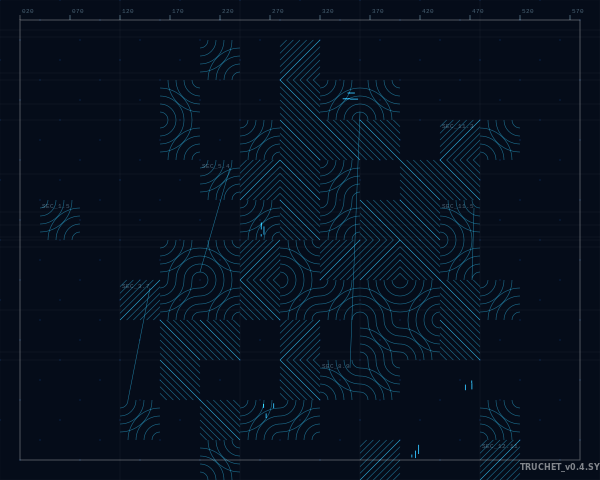

The Python source for this figure:
import cairo
import math
import random

# Setup
width, height = 600, 480
surface = cairo.ImageSurface(cairo.FORMAT_ARGB32, width, height)
ctx = cairo.Context(surface)

# Background - Technical Deep Blue
ctx.set_source_rgb(0.02, 0.05, 0.1)
ctx.paint()

def draw_truchet_tile(x, y, size, variation, weight, alpha):
    """Draws a complex Truchet tile with concentric internal geometry."""
    ctx.save()
    ctx.translate(x, y)
    
    # Random rotation for the tile orientation
    rotation = random.choice([0, 90, 180, 270])
    ctx.translate(size/2, size/2)
    ctx.rotate(math.radians(rotation))
    ctx.translate(-size/2, -size/2)

    ctx.set_line_width(weight)
    ctx.set_source_rgba(0.2, 0.8, 1.0, alpha)

    if variation == 0:
        # Dual Arcs (Standard) with concentric internal lines
        num_lines = 4
        for i in range(num_lines):
            offset = (i + 1) * (size / (num_lines + 1))
            # Top-left arc
            ctx.arc(0, 0, offset, 0, math.pi / 2)
            ctx.stroke()
            # Bottom-right arc
            ctx.arc(size, size, offset, math.pi, 3 * math.pi / 2)
            ctx.stroke()
    elif variation == 1:
        # Cross-hatch diagonal variant
        num_lines = 6
        for i in range(num_lines):
            step = (i / num_lines) * size
            ctx.move_to(step, 0)
            ctx.line_to(size, size - step)
            ctx.stroke()
            ctx.move_to(0, step)
            ctx.line_to(size - step, size)
            ctx.stroke()
    else:
        # Structured Entropy: Rectangular subdivision
        for _ in range(3):
            sub_w = random.uniform(2, size/2)
            ctx.rectangle(random.uniform(0, size-sub_w), random.uniform(0, size-sub_w), sub_w, 1)
            ctx.fill()

    ctx.restore()

def draw_metadata(x, y, text):
    """Draws small typographic markers reminiscent of technical blueprints."""
    ctx.select_font_face("Monospace", cairo.FONT_SLANT_NORMAL, cairo.FONT_WEIGHT_NORMAL)
    ctx.set_font_size(6)
    ctx.set_source_rgba(0.7, 0.9, 1.0, 0.4)
    ctx.move_to(x + 2, y + 8)
    ctx.show_text(text)

# --- GENERATIVE LAYERS ---

# Layer 1: Large, faint background grid
grid_size_lg = 120
for i in range(int(width / grid_size_lg) + 1):
    for j in range(int(height / grid_size_lg) + 1):
        ctx.set_source_rgba(1, 1, 1, 0.03)
        ctx.set_line_width(0.5)
        ctx.rectangle(i * grid_size_lg, j * grid_size_lg, grid_size_lg, grid_size_lg)
        ctx.stroke()

# Layer 2: Primary Truchet System (Dense)
grid_size = 40
for x in range(0, width, grid_size):
    for y in range(0, height, grid_size):
        # Determine density based on a pseudo-random cluster logic
        dist_to_center = math.sqrt((x - width/2)**2 + (y - height/2)**2)
        probability = math.cos(dist_to_center * 0.01) * 0.5 + 0.5
        
        if random.random() < probability:
            draw_truchet_tile(x, y, grid_size, random.randint(0, 1), 0.5, 0.6)
            
            # Occasional "Metadata" labels
            if random.random() > 0.92:
                draw_metadata(x, y, f"SEC_{x//grid_size}.{y//grid_size}")

# Layer 3: Overlapping "Moiré" Layer (Offset grid)
ctx.set_operator(cairo.OPERATOR_ADD) # Additive transparency for vibration
grid_size_sm = 20
for x in range(0, width, grid_size_sm):
    for y in range(0, height, grid_size_sm):
        if (x + y) % 3 == 0:
            ctx.set_source_rgba(0.1, 0.4, 0.8, 0.15)
            ctx.arc(x, y, 1, 0, 2 * math.pi)
            ctx.fill()
            
            # Fine noise lines
            if random.random() > 0.98:
                draw_truchet_tile(x, y, grid_size_sm, 2, 0.2, 0.8)

# Layer 4: Structural Border and Coordinates
ctx.set_operator(cairo.OPERATOR_OVER)
margin = 20
ctx.set_source_rgba(1, 1, 1, 0.3)
ctx.set_line_width(1)
ctx.rectangle(margin, margin, width - margin*2, height - margin*2)
ctx.stroke()

# Coordinate markers on axis
for i in range(margin, width - margin, 50):
    ctx.move_to(i, margin - 5)
    ctx.line_to(i, margin)
    ctx.stroke()
    draw_metadata(i, margin - 15, f"{i:03d}")

# Final "Glitch" elements - Horizontal scanlines
for _ in range(12):
    y_pos = random.randint(0, height)
    ctx.set_source_rgba(1, 1, 1, 0.1)
    ctx.set_line_width(0.3)
    ctx.move_to(0, y_pos)
    ctx.line_to(width, y_pos)
    ctx.stroke()

# Signature detail
ctx.set_source_rgba(1, 1, 1, 0.5)
ctx.select_font_face("Sans", cairo.FONT_SLANT_NORMAL, cairo.FONT_WEIGHT_BOLD)
ctx.set_font_size(8)
ctx.move_to(width - 80, height - 10)
ctx.show_text("TRUCHET_v0.4.SYS")
